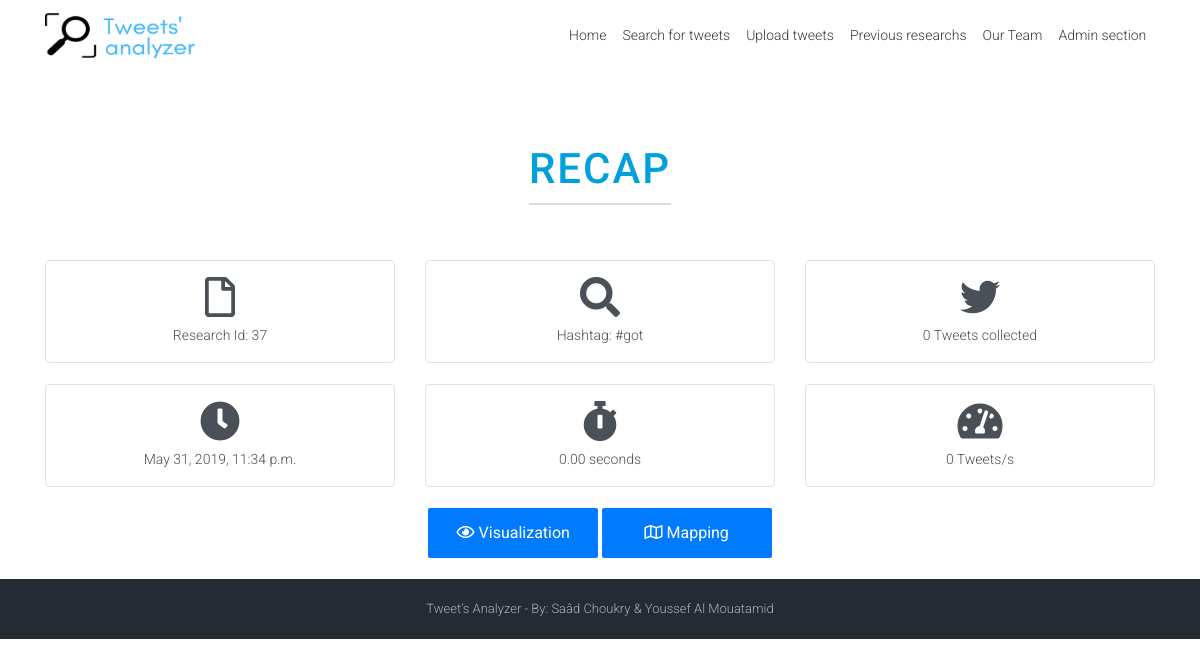
The app's page /results/37/ with its own data.
### search/models.py (models this page shows, shortened)
class research(models.Model):
    researchId = models.AutoField(primary_key=True)
    researchType = models.ForeignKey(researchType, on_delete=models.CASCADE, null=True)
    researchDate = models.DateTimeField(default=timezone.now())
    numberOfTweets = models.IntegerField(default=0)
    ratio = models.IntegerField(default=0)
    resultsFileName = models.TextField(default='static/collected_data/default.json')
    numberOfNodes = models.IntegerField(default=0)
    executionDuration = models.FloatField(default=0)
    @staticmethod
    def getResearchById(id):
        return research.objects.get(researchId=id)
    @property
    def getScreenName(self):
        researchByScreenName = ByScreenName.objects.get(researchId=self.researchId)
        return researchByScreenName.screen
    @property
    def getKeywords2(self):
        researchByKeywords = ByKeywords.objects.get(researchId=self.researchId)
        return researchByKeywords.keywords1
    @property
    def getHashtags(self):
        researchByHashtags = ByHashtags.objects.get(researchId=self.researchId)
        return researchByHashtags.tag
    @property
    def getSince(self):
        offstrSearch = offStreamResearch.objects.get(researchId=self.researchId)
        return offstrSearch.since
    class Meta:
        verbose_name = "Research"
        verbose_name_plural = "Researches"
        ordering = ["researchDate"]

class offStreamResearch(research):
    since = models.DateField(default=timezone.now(), blank=True)
    count = models.IntegerField(default=0, blank=True)

class ByHashtags(offStreamResearch):
    tag = models.TextField(default="", max_length=100, blank=True)
    class Meta:
        verbose_name = "Research by hashtags"
        verbose_name_plural = "Researches by hashtags"

### results/views.py (the view)
# urls.py: path('results/<research_id>/', resultsViews.results, name='results'),
def results(request, research_id):
    if not research_id:
        raise Http404
    research = R.getResearchById(research_id)
    if research.researchType.type == 'Stream':
        keywords = research.getKeywords
        streamingDuration = research.getStreamingDuration
    elif research.researchType.type == 'OffStream':
        since = research.getSince
        count = research.getCount
    else:
        pass
    return render(request, 'template1/results.html', locals())

### templates/template1/results.html (shortened to what this page needs)
{% extends 'template1/base.html' %}
{% block recap %}
     <link rel="stylesheet" href="../../static/css/disabledbutton.css">
    <div id="ToDisable1" class="section type-2" style="padding-bottom: 0;padding-top: 50px;">
        <div class="section-headlines" style="padding-top: 0;margin-bottom:20px;">
            <h4>Recap</h4>
        </div>
        <div class="container">
            <div class="row">
                <div class="col-lg-4 text-center ">
                    <div class="border rounded p-3 m-0 list-group-item-action">
                        <i class="far fa-file h1 "></i><br>
                        Research Id: {{ research.researchId }}
                    </div>
                </div>
                <div class="col-lg-4 text-center">
                    <div class="border rounded p-3 m-0  list-group-item-action">
                        <i class="fas fa-search h1"></i><br>
                        {% if research.researchType.type == "Stream" %}
                            Keywords: {{ research.getKeywords }}
                        {% elif research.researchType.type == "OffStream" %}
                            {% if research.getKeywords2 %}
                                Keywords: {{ research.getKeywords2 }}
                            {% elif research.getScreenName %}
                                Screen name: {{ research.getScreenName }}
                            {% else %}
                                Hashtag: {{ research.getHashtags }}
                            {% endif %}
                        {% else %}
                            Description : {{ research.getDescription }}
                        {% endif %}
                    </div>
                </div>
                <div class="col-lg-4 text-center">
                    <div class="border rounded p-3 m-0  list-group-item-action">
                        <i class="fab fa-twitter h1"></i><br>
                        {% if research.researchType.type == 'Upload' %}
                            {{ research.numberOfTweets }} Tweets uploaded
                        {% else %}
                        {{ research.numberOfTweets }} Tweets collected
                        {% endif %}
                    </div>
                </div>
            </div>
            <br class="gap-70">
            <div class="row">
                <div class="col-lg-4 text-center">
                    <div class="border rounded p-3 m-0  list-group-item-action ">
                        <i class="fas fa-clock h1"></i><br>
                        {{ research.researchDate }}
                    </div>
                </div>
                <div class="col-lg-4 text-center">
                    <div class="border rounded p-3 m-0  list-group-item-action">
                        <i class="fas fa-stopwatch h1"></i> <br>
                        {{ research.executionDuration|floatformat:2 }} seconds
                    </div>
                </div>
                <div class="col-lg-4 text-center">
                    <div class="border rounded p-3 m-0  list-group-item-action">
                        <i class="fas fa-tachometer-alt h1"></i><br>
                        {{ research.ratio }} Tweets/s
                    </div>
                </div>
            </div>
        </div>
    </div>
    <br class="gap-70">
    <div class="row" id="ToDisable2">
        <div class="" style="margin: auto;">
            <a href="{% url 'visualization' research.researchId %}">
                <button  class="btn btn-primary actiongif" style="width: 170px;height:50px;"><i class="far fa-eye"></i>  Visualization</button>
            </a>
            <a href="{% url 'mapping' research.researchId %}" >
                <button  class="btn btn-primary actiongif" style="width: 170px;height:50px;"><i class="far fa-map "></i>  Mapping</button>
            </a>
        </div>
    </div>
    <br class="gap-70">
{% endblock %}

### static/css/theme.css (style rules this page uses)
html, body { height: 100%; margin: 0; padding: 0; }
body { background: #fff; color: #666; font-size: 14px; font-family: 'Roboto', Arial, sans-serif; font-weight: 300; }
h1, h2, h3, h4, h5, h6 { font-family: 'Roboto', Arial, sans-serif; font-weight: 500; color: #444; margin-top: 0; margin-bottom: 15px; line-height: 1.15; }
h4 { font-size: 16px; }
a { color: #0088cc; }
.btn { -webkit-border-radius: 2px; -moz-border-radius: 2px; border-radius: 2px; border-width: 2px; font-family: 'Roboto', Arial, sans-serif; border-color: transparent; }
.section { padding: 100px 0; }
.section.type-2 { background: #fff; }
.section-headlines { margin-bottom: 60px; text-align: center; }
.section-headlines > h4 { font-family: 'Roboto', Arial, sans-serif; font-size: 3em; text-transform: uppercase; color: #00a0dc; border-bottom: 2px solid #ddd; display: inline-block; padding-bottom: 10px; margin-bottom: 35px; letter-spacing: 2px; word-spacing: 5px; }

### records on screen
research: researchId "37", getHashtags "#got", numberOfTweets "0", researchDate "May 31, 2019, 11:34 p.m.", executionDuration "0.00", ratio "0"
